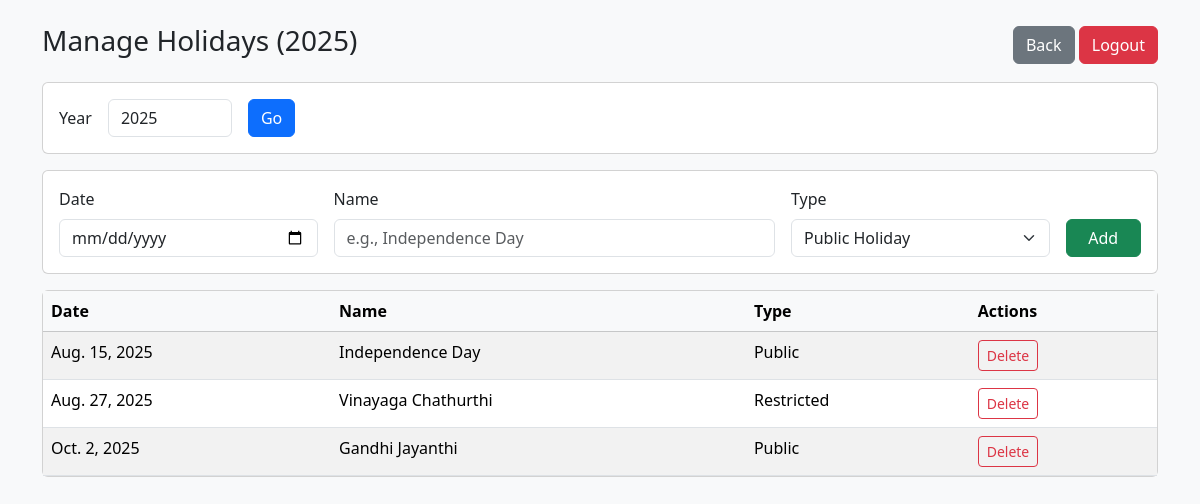
/holidays/ (signed in), run on the app's committed database.
### attendance/models.py (models this page shows, shortened)
class Holiday(models.Model):
    HOLIDAY_TYPES = (
        ('PUBLIC', 'Public Holiday'),
        ('RESTRICTED', 'Restricted Holiday'),
    )
    date = models.DateField(unique=True)
    name = models.CharField(max_length=100)
    holiday_type = models.CharField(max_length=20, choices=HOLIDAY_TYPES)

### attendance/views.py (the view, shortened to what this page needs)
# urls.py: path("holidays/", views.manage_holidays, name="manage_holidays"),
@login_required
@user_passes_test(is_admin)
def manage_holidays(request):
    today = date.today()
    try:
        year = int(request.GET.get("year", today.year))
    except ValueError:
        year = today.year
    start_of_year = date(year, 1, 1)
    end_of_year = date(year, 12, 31)
    holidays = Holiday.objects.filter(date__range=(start_of_year, end_of_year)).order_by("date")
    return render(request, "manage_holidays.html", {"year": year, "holidays": holidays})

### attendance/views.py (called while the page is built)
def is_admin(user) -> bool:
    return user.is_superuser or user.groups.filter(name="Admin").exists()

### attendance/templates/manage_holidays.html (shortened to what this page needs)
<!DOCTYPE html>
<html lang="en">
<head>
  <link href="https://cdn.jsdelivr.net/npm/bootstrap@5.3.2/dist/css/bootstrap.min.css" rel="stylesheet">
</head>
<body class="bg-light">
  <div class="container py-4">
    <div class="d-flex justify-content-between align-items-center mb-3">
      <h3>Manage Holidays ({{ year }})</h3>
      <div>
        <a class="btn btn-secondary" href="{% url 'dashboard' %}">Back</a>
        <form class="d-inline" method="post" action="{% url 'logout' %}">{% csrf_token %}<button class="btn btn-danger">Logout</button></form>
      </div>
    </div>
    <div class="card p-3 mb-3">
      <form class="row g-3" method="get">
        <div class="col-auto"><label class="col-form-label">Year</label></div>
        <div class="col-auto"><input class="form-control" type="number" name="year" min="2000" max="2100" value="{{ year }}"></div>
        <div class="col-auto"><button class="btn btn-primary">Go</button></div>
      </form>
    </div>
    <div class="card p-3 mb-3">
      <form method="post" class="row g-3">
        <div class="col-md-3"><label class="form-label">Date</label><input class="form-control" type="date" name="date" required></div>
        <div class="col-md-5"><label class="form-label">Name</label><input class="form-control" type="text" name="name" required placeholder="e.g., Independence Day"></div>
        <div class="col-md-3">
          <label class="form-label">Type</label>
          <select class="form-select" name="holiday_type" required>
            <option value="PUBLIC">Public Holiday</option>
          </select>
        </div>
        <div class="col-md-1 d-flex align-items-end"><button class="btn btn-success w-100">Add</button></div>
      </form>
    </div>
    <div class="card">
      <div class="table-responsive">
        <table class="table table-striped mb-0">
          <thead class="table-light"><tr><th>Date</th><th>Name</th><th>Type</th><th>Actions</th></tr></thead>
          <tbody>
            {% if holidays %}
              {% for h in holidays %}
              <tr>
                <td>{{ h.date }}</td><td>{{ h.name }}</td>
                <td>{% if h.holiday_type == 'PUBLIC' %}Public{% else %}Restricted{% endif %}</td>
                <td>
                  <form method="post" class="d-inline">
                    <button class="btn btn-sm btn-outline-danger" onclick="return confirm('Delete this holiday?')">Delete</button>
                  </form>
                </td>
              </tr>
              {% endfor %}
            {% else %}
              <tr><td colspan="4" class="text-center text-muted py-3">No holidays found.</td></tr>
            {% endif %}
          </tbody>
        </table>
      </div>
    </div>
  </div>
</body>
</html>

### data on the page
Holiday: date "Aug. 15, 2025", name "Independence Day", holiday_type "Public"
Holiday: date "Aug. 27, 2025", name "Vinayaga Chathurthi", holiday_type "Restricted"
Holiday: date "Oct. 2, 2025", name "Gandhi Jayanthi", holiday_type "Public"

### other printed values
{{ year }} "2025"
